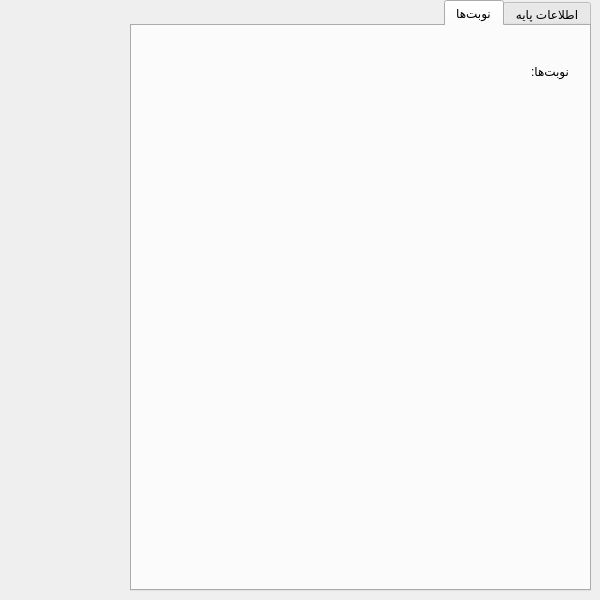
<?xml version="1.0" encoding="UTF-8"?>
<ui version="4.0">
 <class>patientInfo</class>
 <widget class="QWidget" name="patientInfo">
  <property name="geometry">
   <rect>
    <x>0</x>
    <y>0</y>
    <width>600</width>
    <height>600</height>
   </rect>
  </property>
  <property name="sizePolicy">
   <sizepolicy hsizetype="Fixed" vsizetype="Fixed">
    <horstretch>0</horstretch>
    <verstretch>0</verstretch>
   </sizepolicy>
  </property>
  <property name="minimumSize">
   <size>
    <width>600</width>
    <height>600</height>
   </size>
  </property>
  <property name="maximumSize">
   <size>
    <width>600</width>
    <height>600</height>
   </size>
  </property>
  <property name="windowTitle">
   <string>Form</string>
  </property>
  <widget class="QTabWidget" name="patientTab">
   <property name="geometry">
    <rect>
     <x>130</x>
     <y>0</y>
     <width>461</width>
     <height>591</height>
    </rect>
   </property>
   <property name="layoutDirection">
    <enum>Qt::RightToLeft</enum>
   </property>
   <property name="currentIndex">
    <number>1</number>
   </property>
   <widget class="QWidget" name="patientInformation">
    <attribute name="icon">
     <iconset resource="resources/resources.qrc">
      <normaloff>:/images/person.png</normaloff>:/images/person.png</iconset>
    </attribute>
    <attribute name="title">
     <string>اطلاعات پایه</string>
    </attribute>
    <layout class="QVBoxLayout" name="verticalLayout">
     <item>
      <widget class="QLabel" name="name_lbl">
       <property name="text">
        <string>نام:</string>
       </property>
      </widget>
     </item>
     <item>
      <widget class="QLineEdit" name="name">
       <property name="maxLength">
        <number>30</number>
       </property>
      </widget>
     </item>
     <item>
      <widget class="QLabel" name="fname_lbl">
       <property name="text">
        <string>نام خانوادگی:</string>
       </property>
      </widget>
     </item>
     <item>
      <widget class="QLineEdit" name="fname">
       <property name="maxLength">
        <number>35</number>
       </property>
      </widget>
     </item>
     <item>
      <widget class="QLabel" name="phone_lbl">
       <property name="text">
        <string>شماره همراه:</string>
       </property>
      </widget>
     </item>
     <item>
      <widget class="QLineEdit" name="phoneNumber">
       <property name="inputMask">
        <string>99999999999</string>
       </property>
      </widget>
     </item>
     <item>
      <widget class="QLabel" name="ncode_lbl">
       <property name="text">
        <string>کد ملی:</string>
       </property>
      </widget>
     </item>
     <item>
      <widget class="QLineEdit" name="nationalCode">
       <property name="inputMask">
        <string>9999999999</string>
       </property>
      </widget>
     </item>
     <item>
      <widget class="QLabel" name="date_lbl">
       <property name="text">
        <string>تاریخ تولد:</string>
       </property>
      </widget>
     </item>
     <item>
      <widget class="QLineEdit" name="birth">
       <property name="inputMask">
        <string>1999/99/99</string>
       </property>
      </widget>
     </item>
     <item>
      <layout class="QHBoxLayout" name="horizontalLayout">
       <item>
        <widget class="QPushButton" name="editPatient">
         <property name="text">
          <string>ویرایش</string>
         </property>
        </widget>
       </item>
       <item>
        <widget class="QPushButton" name="deletePatient">
         <property name="text">
          <string>حذف</string>
         </property>
        </widget>
       </item>
      </layout>
     </item>
    </layout>
   </widget>
   <widget class="QWidget" name="visitsTab">
    <attribute name="icon">
     <iconset>
      <normaloff>resources/visits.png</normaloff>resources/visits.png</iconset>
    </attribute>
    <attribute name="title">
     <string>نوبت‌ها</string>
    </attribute>
    <widget class="QLabel" name="visit_lbl">
     <property name="geometry">
      <rect>
       <x>336</x>
       <y>30</y>
       <width>101</width>
       <height>31</height>
      </rect>
     </property>
     <property name="text">
      <string>نوبت‌ها:</string>
     </property>
    </widget>
    <widget class="QWidget" name="verticalLayoutWidget">
     <property name="geometry">
      <rect>
       <x>19</x>
       <y>80</y>
       <width>411</width>
       <height>451</height>
      </rect>
     </property>
     <layout class="QVBoxLayout" name="visitScreen"/>
    </widget>
   </widget>
  </widget>
 </widget>
 <resources>
  <include location="resources/resources.qrc"/>
 </resources>
 <connections/>
</ui>
